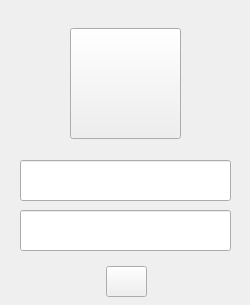
<?xml version="1.0" encoding="UTF-8"?>
<ui version="4.0">
 <class>login</class>
 <widget class="QWidget" name="login">
  <property name="geometry">
   <rect>
    <x>0</x>
    <y>0</y>
    <width>250</width>
    <height>305</height>
   </rect>
  </property>
  <property name="windowTitle">
   <string>Form</string>
  </property>
  <widget class="QPushButton" name="pushButton">
   <property name="geometry">
    <rect>
     <x>70</x>
     <y>28</y>
     <width>111</width>
     <height>111</height>
    </rect>
   </property>
   <property name="text">
    <string/>
   </property>
   <property name="iconSize">
    <size>
     <width>115</width>
     <height>115</height>
    </size>
   </property>
  </widget>
  <widget class="QLineEdit" name="lineEdit">
   <property name="geometry">
    <rect>
     <x>20</x>
     <y>160</y>
     <width>211</width>
     <height>41</height>
    </rect>
   </property>
  </widget>
  <widget class="QLineEdit" name="lineEdit_2">
   <property name="geometry">
    <rect>
     <x>20</x>
     <y>210</y>
     <width>211</width>
     <height>41</height>
    </rect>
   </property>
   <property name="echoMode">
    <enum>QLineEdit::Password</enum>
   </property>
  </widget>
  <widget class="QLabel" name="label">
   <property name="geometry">
    <rect>
     <x>101</x>
     <y>323</y>
     <width>58</width>
     <height>16</height>
    </rect>
   </property>
   <property name="text">
    <string>注册账号</string>
   </property>
  </widget>
  <widget class="QPushButton" name="pushButton_2">
   <property name="geometry">
    <rect>
     <x>106</x>
     <y>266</y>
     <width>41</width>
     <height>31</height>
    </rect>
   </property>
   <property name="text">
    <string/>
   </property>
  </widget>
  <widget class="QPushButton" name="pushButton_3">
   <property name="geometry">
    <rect>
     <x>0</x>
     <y>0</y>
     <width>21</width>
     <height>21</height>
    </rect>
   </property>
   <property name="text">
    <string/>
   </property>
   <property name="icon">
    <iconset theme="/Users/dengjunyuan/Pictures/letter/错误.png">
     <normaloff>.</normaloff>.</iconset>
   </property>
   <property name="flat">
    <bool>true</bool>
   </property>
  </widget>
  <widget class="QLabel" name="label_2">
   <property name="geometry">
    <rect>
     <x>72</x>
     <y>142</y>
     <width>111</width>
     <height>16</height>
    </rect>
   </property>
   <property name="text">
    <string/>
   </property>
   <property name="alignment">
    <set>Qt::AlignCenter</set>
   </property>
  </widget>
 </widget>
 <resources/>
 <connections/>
</ui>
